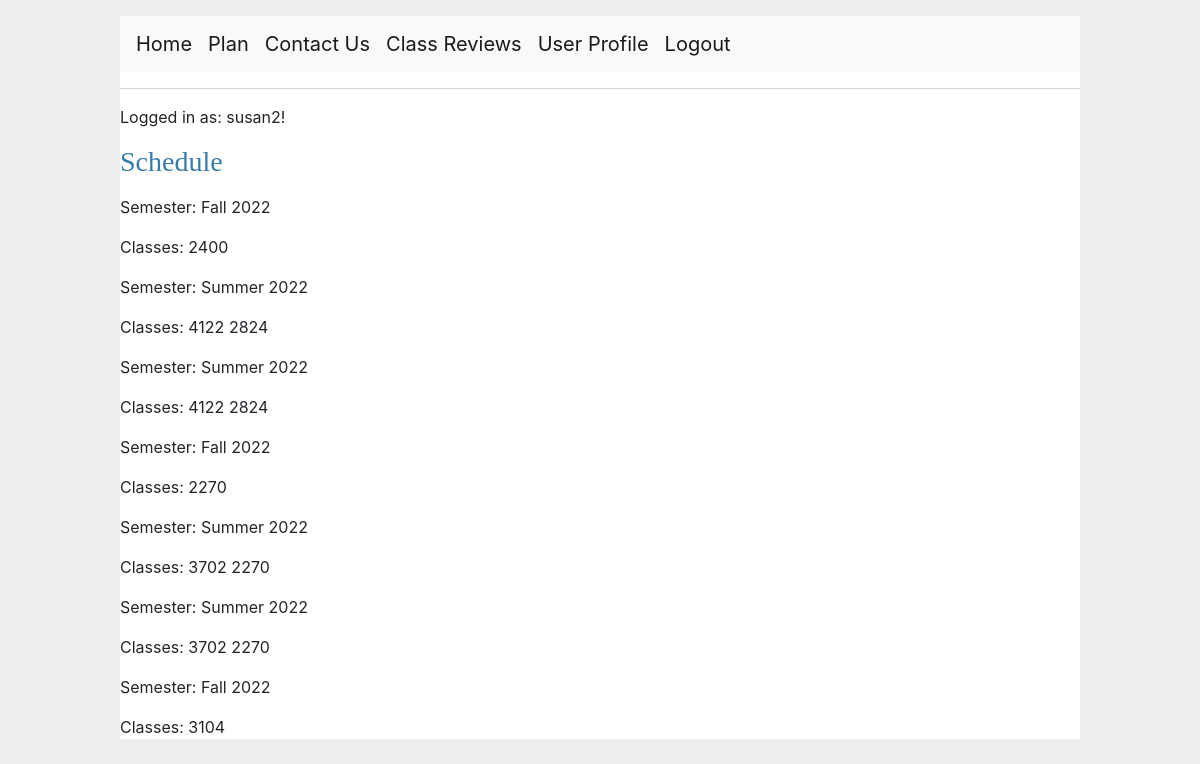
Page /user/susan2 (signed in) on the committed database.
### app/models.py (models this page shows, shortened)
class User(UserMixin, db.Model):
    id = db.Column(db.Integer, primary_key=True)
    username = db.Column(db.String(64), index=True, unique=True)
    email = db.Column(db.String(120), index=True, unique=True)
    password_hash = db.Column(db.String(128))
    def return_id(self):
        return self.id

class SemesterSchedule(db.Model):
    id = db.Column(db.Integer, primary_key=True)
    semester = db.Column(db.String(60), index=True)
    classlist = db.Column(db.String(60), index=True)
    hoursperweek= db.Column(db.Integer)
    timestamp = db.Column(db.DateTime, index=True, default=datetime.utcnow)
    user_id = db.Column(db.Integer, db.ForeignKey('user.id'))

### app/routes.py (the view)
@app.route('/user/<username>')
@login_required
def user(username):
    user_id = -1
    if current_user.is_authenticated:
        user = current_user.username
        user_object = User.query.filter_by(username=user).first()
        user_id = user_object.return_id()
        user_sched = SemesterSchedule.query.filter_by(user_id=user_id).all()
        sched_list = []
        for plan in user_sched:
            review = {
                "Semester": plan.semester,
                "Classes": plan.classlist
            }
            sched_list.append(review)
        return render_template('user.html', schedule=sched_list)

### app/models.py (called while the page is built)
@login.user_loader
def load_user(id):
    return User.query.get(int(id))

### app/templates/user.html
{% extends "base.html" %}
{% block body %}
    <h3>Schedule</h3>
    <div>
    {% for dict_item in schedule %}
    {% for key, value in dict_item.items() %}
      <p>{{key}}: {{value}}</p>
    {% endfor %}
    {% endfor %}
    </div>
{% endblock %}

### app/templates/base.html (shortened to what this page needs)
<!doctype html>
<html lang="en">
  <head>
    <link rel="stylesheet" href="https://cdn.jsdelivr.net/npm/bootstrap@4.0.0/dist/css/bootstrap.min.css">
    <link rel="stylesheet" href="{{ url_for('static', filename='style.css') }}">
  </head>
  <body>
    <nav class="navbar navbar-expand-lg navbar-light bg-light">
      <a class="navbar-brand" href="{{ url_for('index') }}">Home</a>
      <a class="navbar-brand" href="{{ url_for('plan') }}">Plan</a>
      <a class="navbar-brand" href="{{ url_for('contact') }}">Contact Us</a>
      <a class="navbar-brand" href="{{ url_for('reviews') }}">Class Reviews</a>
      {% if current_user.is_anonymous %}
      <a class="navbar-brand" href="{{ url_for('login') }}">Login</a>
      {% else %}
      <a class="navbar-brand" href="{{ url_for('user', username=current_user.username) }}">User Profile</a>
      <a class="navbar-brand" href="{{ url_for('logout') }}">Logout</a>
      {% endif %}
    </nav>
    <hr>
      {% if current_user.is_anonymous %}
      <p>New User? <a href="{{ url_for('register') }}">Click to Register!</a></p>
      {% else %}
      <p>Logged in as: {{ current_user.username }}!</p>
      {% endif %}
    {% block body %}{% endblock %}
  </body>
</html>

### app/static/style.css (style rules this page uses)
html { font-family: sans-serif; background: #eee; padding: 1rem; }
body { max-width: 960px; margin: 0 auto; background: white; }
h1, h2, h3, h4, h5, h6 { font-family: serif; color: #377ba8; margin: 1rem 0; }
a { color: #377ba8; }
hr { border: none; border-top: 1px solid lightgray; }
nav { background: lightgray; display: flex; align-items: center; padding: 0 0.5rem; }

### rows in the picture
User: username "susan2"
SemesterSchedule: key "Semester", semester "Fall 2022", key "Classes", classlist "2400"
SemesterSchedule: key "Semester", semester "Summer 2022", key "Classes", classlist "4122 2824"
SemesterSchedule: key "Semester", semester "Summer 2022", key "Classes", classlist "4122 2824"
SemesterSchedule: key "Semester", semester "Fall 2022", key "Classes", classlist "2270"
SemesterSchedule: key "Semester", semester "Summer 2022", key "Classes", classlist "3702 2270"
SemesterSchedule: key "Semester", semester "Summer 2022", key "Classes", classlist "3702 2270"
SemesterSchedule: key "Semester", semester "Fall 2022", key "Classes", classlist "3104"
